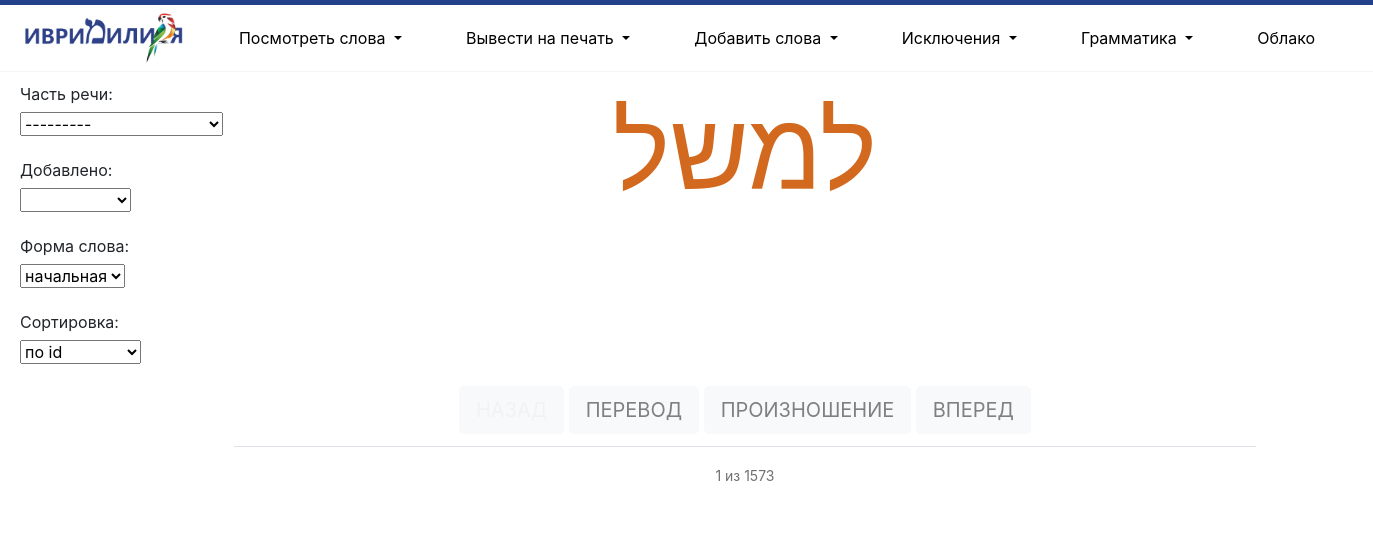
The page / on the database its author committed.
### mycards/models.py (models this page shows, shortened)
class WordForm(models.Model):
    time = models.CharField(max_length=20, null=True, blank=True)
    gender = models.CharField(max_length=7, null=True, blank=True)
    number = models.CharField(max_length=13, null=True, blank=True)
    name = models.CharField(max_length=64, verbose_name='Название (для поиска)')
    vocal_name = models.CharField(max_length=64, verbose_name='Название с огласовками')
    exception = models.IntegerField(default=0)
    pronunciation = models.CharField(max_length=64, verbose_name='Произношение')
    translation = models.CharField(max_length=64, verbose_name='Перевод')
    word = models.ForeignKey(Word, on_delete=models.PROTECT, related_name='forms', verbose_name='Основная форма')
    example = models.TextField(null=True, blank=True)
    form_type = models.ForeignKey(FormType, on_delete=models.PROTECT, related_name='words', verbose_name='Тип формы', null=True)
    comment = models.TextField(null=True, blank=True)

### mycards/views.py (the view)
# urls.py: path('', views.WordsToLearn.as_view(), name='main'),
class WordsToLearn(ListView):
    paginate_by = 1
    model = WordForm
    template_name = 'mycards/learn_words.html'
    context_object_name = 'words'
    form = WordsToLearnForm
    def get_context_data(self, *, object_list=None, **kwargs):
        context = super().get_context_data(**kwargs)
        context['title'] = "Запомнить"
        context['form'] = self.form(self.request.GET)
        query = self.request.GET.copy()
        if 'page' in query:
            del query['page']
        context['query_string'] = query.urlencode()
        return context
    def get_queryset(self):
        word_queryset = WordForm.objects.all()
        form = self.form(self.request.GET)
        if form.is_valid():
            type = form.cleaned_data.get('type')
            date = form.cleaned_data.get('date')
            sort = form.cleaned_data.get('sort')
            try:
                form_type_lst = list(map(int, form.cleaned_data['form_type'].strip('[]').split(', ')))
            except:
                form_type_lst = []
            today = timezone.now()
            try:
                DD = dt.timedelta(days=int(date))
            except:
                DD = dt.timedelta(days=int(10000))
            earlier = today - DD
            if type:
                word_queryset = word_queryset.filter(word__type=type)
            if date:
                word_queryset = word_queryset.filter(word__time_create__gt=earlier)
            if form_type_lst:
                word_queryset = word_queryset.filter(form_type__in=form_type_lst)
            if sort:
                word_queryset = word_queryset.order_by(sort)
        return word_queryset

### mycards/models.py (called while the page is built)
    def __str__(self):
        return str(self.name)

### mycards/templates/mycards/learn_words.html (shortened to what this page needs)
{% extends 'mycards/base.html' %}
{% load custom_tags %}
{%  load static %}
{% block container %}
{% load crispy_forms_tags %}
<div class="row">
    <div class="col-2">
            <form action="" method="get" class="">
                <table class="table table-borderless m-0 pl-2">
          <tbody>
            <tr>
                <td><label class="form-label m-0 pb-2 pl-2" for="{{ form.type.id_for_label }}" >Часть речи:</label><br>
                    <span class="pl-2"> {{ form.type }}</span>
                </td>
            </tr>
            <tr>
                <td><label class="form-label m-0 pb-2 pl-2" for="{{ form.date.id_for_label }}">Добавлено:</label><br>
                    <span class="pl-2"> {{ form.date }}</span>
                </td>
            </tr>
            <tr>
                <td><label class="form-label m-0 pb-2 pl-2" for="{{ form.form_type.id_for_label }}">Форма слова:</label><br>
                    <span class="pl-2"> {{ form.form_type }}</span>
                </td>
            </tr>
            <tr>
                <td><label class="form-label m-0 pb-2 pl-2" for="{{ form.sort.id_for_label }}">Сортировка:</label><br>
                <span class="pl-2"> {{ form.sort }}</span>
                </td>
            </tr>
          </tbody>
        </table>
    </form>
    </div>
    <div class="col-9">
    {% for word in words %}
    <table class="table m-0 p-0">
          <tbody>
            <tr>
                <td class="no-border-top">
                </td>
                <td class="text-center no-border-top">
                    <p class="text-center learn-word-name m-0 p-0 {% if word.gender == 'женский' %} color-female {% elif word.gender == 'мужской' %} color-male {% endif %}">{{ word.name }}</p><br>
                    <p class="text-center learn-word-pronunciation color-white m-0 p-0">[{{ word.pronunciation }}]</p>
                    <p class="text-center learn-word-translation color-white m-0 p-0">{{ word.translation }}</p><br>
                    {% if page_obj.has_previous %}
                    <a class="btn btn-light btn-lg text-left color-grey" href="?{{ query_string }}&page={{ page_obj.previous_page_number }}" role="button">НАЗАД</a>
                    {% else %}
                    <a class="btn btn-light btn-lg text-left color-light-grey" href="#" role="button">НАЗАД</a>
                    {% endif %}
                    <button class="btn btn-light btn-lg text-center color-grey show-translation" type="submit">ПЕРЕВОД</button>
                    <button class="btn btn-light btn-lg text-center color-grey show-pronunciation" type="submit">ПРОИЗНОШЕНИЕ</button>
                    {% if page_obj.has_next %}
                    <a class="btn btn-light btn-lg text-right color-grey" href="?{{ query_string }}&page={{ page_obj.next_page_number }}" role="button">ВПЕРЕД</a>
                    {% else %}
                    <a class="btn btn-light btn-lg text-left color-light-grey" href="#" role="button">ВПЕРЕД</a>
                    {% endif %}
                </td>
                <td class="no-border-top text-right">
                </td>
            </tr>
            <tr>
                <td>
                </td>
                <td>
                    <p class="text-center learn-word-display-pages pt-2">{{ page_obj.number }} из {{ page_obj.paginator.num_pages }}</p>
                </td>
                <td class="text-right">
                </td>
            </tr>
          </tbody>
        </table>
    {% endfor %}
    </div>
    </div>
{% endblock %}

### mycards/static/css/style.css (style rules this page uses)
.no-border-top { border-top: 0px !important; }
.learn-word-name { font-size: 108px; white-space: nowrap; color: #D2691E; }
.learn-word-pronunciation { font-size: 36px; color: #F3F3F3; padding: 0px !important; }
.learn-word-translation { font-size: 72px; color: #F3F3F3; white-space: nowrap; }
.learn-word-display-pages { font-size: 14px; color: #707070; vertical-align: middle; }
.color-white { color: white; }
.color-grey { color: grey; }
.color-light-grey { color: #F2F2F2; }

### rows shown on the page
WordForm: name "למשל", number "1", paginator.num_pages "1573"
